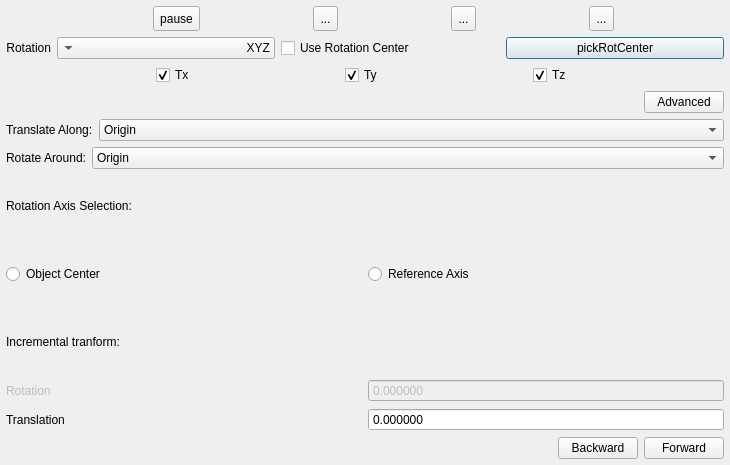
<?xml version="1.0" encoding="UTF-8"?>
<ui version="4.0">
 <class>GraphicalTransformationDlg</class>
 <widget class="QDialog" name="GraphicalTransformationDlg">
  <property name="geometry">
   <rect>
    <x>0</x>
    <y>0</y>
    <width>730</width>
    <height>465</height>
   </rect>
  </property>
  <property name="sizePolicy">
   <sizepolicy hsizetype="Maximum" vsizetype="Maximum">
    <horstretch>0</horstretch>
    <verstretch>0</verstretch>
   </sizepolicy>
  </property>
  <property name="windowTitle">
   <string>Graphical Transformation</string>
  </property>
  <layout class="QVBoxLayout" name="verticalLayout">
   <property name="sizeConstraint">
    <enum>QLayout::SetDefaultConstraint</enum>
   </property>
   <property name="leftMargin">
    <number>6</number>
   </property>
   <property name="topMargin">
    <number>6</number>
   </property>
   <property name="rightMargin">
    <number>6</number>
   </property>
   <property name="bottomMargin">
    <number>6</number>
   </property>
   <item>
    <widget class="QFrame" name="frame">
     <property name="sizePolicy">
      <sizepolicy hsizetype="Expanding" vsizetype="Maximum">
       <horstretch>0</horstretch>
       <verstretch>0</verstretch>
      </sizepolicy>
     </property>
     <layout class="QHBoxLayout" name="horizontalLayout">
      <property name="leftMargin">
       <number>0</number>
      </property>
      <property name="topMargin">
       <number>0</number>
      </property>
      <property name="rightMargin">
       <number>0</number>
      </property>
      <property name="bottomMargin">
       <number>0</number>
      </property>
      <item>
       <spacer name="horizontalSpacer">
        <property name="orientation">
         <enum>Qt::Horizontal</enum>
        </property>
        <property name="sizeType">
         <enum>QSizePolicy::Preferred</enum>
        </property>
        <property name="sizeHint" stdset="0">
         <size>
          <width>40</width>
          <height>20</height>
         </size>
        </property>
       </spacer>
      </item>
      <item>
       <widget class="QToolButton" name="pauseButton">
        <property name="minimumSize">
         <size>
          <width>25</width>
          <height>25</height>
         </size>
        </property>
        <property name="toolTip">
         <string>Pause transformation (allow rotation/panning of 3D view)</string>
        </property>
        <property name="statusTip">
         <string>Pause transformation (allow rotation/panning of 3D view)</string>
        </property>
        <property name="text">
         <string>pause</string>
        </property>
        <property name="icon">
         <iconset resource="../icons.qrc">
          <normaloff>:/CC/images/smallPause.png</normaloff>:/CC/images/smallPause.png</iconset>
        </property>
        <property name="checkable">
         <bool>true</bool>
        </property>
        <property name="checked">
         <bool>false</bool>
        </property>
       </widget>
      </item>
      <item>
       <widget class="QToolButton" name="razButton">
        <property name="minimumSize">
         <size>
          <width>25</width>
          <height>25</height>
         </size>
        </property>
        <property name="text">
         <string notr="true">...</string>
        </property>
        <property name="icon">
         <iconset resource="../icons.qrc">
          <normaloff>:/CC/images/smallReset.png</normaloff>:/CC/images/smallReset.png</iconset>
        </property>
       </widget>
      </item>
      <item>
       <widget class="QToolButton" name="okButton">
        <property name="minimumSize">
         <size>
          <width>25</width>
          <height>25</height>
         </size>
        </property>
        <property name="text">
         <string notr="true">...</string>
        </property>
        <property name="icon">
         <iconset resource="../icons.qrc">
          <normaloff>:/CC/images/smallValidate.png</normaloff>:/CC/images/smallValidate.png</iconset>
        </property>
       </widget>
      </item>
      <item>
       <widget class="QToolButton" name="cancelButton">
        <property name="minimumSize">
         <size>
          <width>25</width>
          <height>25</height>
         </size>
        </property>
        <property name="text">
         <string notr="true">...</string>
        </property>
        <property name="icon">
         <iconset resource="../icons.qrc">
          <normaloff>:/CC/images/smallCancel.png</normaloff>:/CC/images/smallCancel.png</iconset>
        </property>
       </widget>
      </item>
     </layout>
    </widget>
   </item>
   <item>
    <layout class="QHBoxLayout" name="horizontalLayout_2">
     <item>
      <widget class="QLabel" name="label">
       <property name="sizePolicy">
        <sizepolicy hsizetype="Maximum" vsizetype="Preferred">
         <horstretch>0</horstretch>
         <verstretch>0</verstretch>
        </sizepolicy>
       </property>
       <property name="text">
        <string>Rotation</string>
       </property>
       <property name="alignment">
        <set>Qt::AlignRight|Qt::AlignTrailing|Qt::AlignVCenter</set>
       </property>
      </widget>
     </item>
     <item>
      <widget class="QComboBox" name="rotComboBox">
       <property name="sizePolicy">
        <sizepolicy hsizetype="Preferred" vsizetype="Fixed">
         <horstretch>0</horstretch>
         <verstretch>0</verstretch>
        </sizepolicy>
       </property>
       <property name="toolTip">
        <string/>
       </property>
       <property name="layoutDirection">
        <enum>Qt::RightToLeft</enum>
       </property>
       <item>
        <property name="text">
         <string notr="true">XYZ</string>
        </property>
       </item>
       <item>
        <property name="text">
         <string notr="true">X</string>
        </property>
       </item>
       <item>
        <property name="text">
         <string notr="true">Y</string>
        </property>
       </item>
       <item>
        <property name="text">
         <string notr="true">Z</string>
        </property>
       </item>
       <item>
        <property name="text">
         <string>None</string>
        </property>
       </item>
      </widget>
     </item>
     <item>
      <widget class="QCheckBox" name="toggleRotCenter">
       <property name="toolTip">
        <string>Toggle between custom rotation center and bounding box center</string>
       </property>
       <property name="text">
        <string>Use Rotation Center</string>
       </property>
      </widget>
     </item>
     <item>
      <widget class="QPushButton" name="pickRotCenter">
       <property name="text">
        <string>pickRotCenter</string>
       </property>
      </widget>
     </item>
    </layout>
   </item>
   <item>
    <layout class="QHBoxLayout" name="horizontalLayout_3">
     <property name="spacing">
      <number>0</number>
     </property>
     <item>
      <widget class="QCheckBox" name="TxCheckBox">
       <property name="sizePolicy">
        <sizepolicy hsizetype="Maximum" vsizetype="Fixed">
         <horstretch>0</horstretch>
         <verstretch>0</verstretch>
        </sizepolicy>
       </property>
       <property name="text">
        <string notr="true">Tx</string>
       </property>
       <property name="checked">
        <bool>true</bool>
       </property>
      </widget>
     </item>
     <item>
      <widget class="QCheckBox" name="TyCheckBox">
       <property name="sizePolicy">
        <sizepolicy hsizetype="Maximum" vsizetype="Fixed">
         <horstretch>0</horstretch>
         <verstretch>0</verstretch>
        </sizepolicy>
       </property>
       <property name="text">
        <string notr="true">Ty</string>
       </property>
       <property name="checked">
        <bool>true</bool>
       </property>
      </widget>
     </item>
     <item>
      <widget class="QCheckBox" name="TzCheckBox">
       <property name="sizePolicy">
        <sizepolicy hsizetype="Maximum" vsizetype="Fixed">
         <horstretch>0</horstretch>
         <verstretch>0</verstretch>
        </sizepolicy>
       </property>
       <property name="text">
        <string notr="true">Tz</string>
       </property>
       <property name="checked">
        <bool>true</bool>
       </property>
      </widget>
     </item>
    </layout>
   </item>
   <item>
    <layout class="QHBoxLayout" name="horizontalLayout_4">
     <item>
      <spacer name="horizontalSpacer_4">
       <property name="orientation">
        <enum>Qt::Horizontal</enum>
       </property>
       <property name="sizeHint" stdset="0">
        <size>
         <width>40</width>
         <height>20</height>
        </size>
       </property>
      </spacer>
     </item>
     <item>
      <widget class="QPushButton" name="advPushButton">
       <property name="text">
        <string>Advanced</string>
       </property>
       <property name="checkable">
        <bool>true</bool>
       </property>
      </widget>
     </item>
    </layout>
   </item>
   <item>
    <layout class="QHBoxLayout" name="horizontalLayout_5" stretch="0,0">
     <item>
      <widget class="QLabel" name="translateLabel">
       <property name="text">
        <string>Translate Along:</string>
       </property>
      </widget>
     </item>
     <item>
      <widget class="QComboBox" name="advTranslateComboBox">
       <property name="sizePolicy">
        <sizepolicy hsizetype="MinimumExpanding" vsizetype="Fixed">
         <horstretch>0</horstretch>
         <verstretch>0</verstretch>
        </sizepolicy>
       </property>
       <item>
        <property name="text">
         <string>Origin</string>
        </property>
       </item>
      </widget>
     </item>
    </layout>
   </item>
   <item>
    <layout class="QHBoxLayout" name="horizontalLayout_6">
     <item>
      <widget class="QLabel" name="rotateLabel">
       <property name="sizePolicy">
        <sizepolicy hsizetype="Minimum" vsizetype="Preferred">
         <horstretch>0</horstretch>
         <verstretch>0</verstretch>
        </sizepolicy>
       </property>
       <property name="text">
        <string>Rotate Around:</string>
       </property>
      </widget>
     </item>
     <item>
      <widget class="QComboBox" name="advRotateComboBox">
       <property name="sizePolicy">
        <sizepolicy hsizetype="MinimumExpanding" vsizetype="Fixed">
         <horstretch>0</horstretch>
         <verstretch>0</verstretch>
        </sizepolicy>
       </property>
       <item>
        <property name="text">
         <string>Origin</string>
        </property>
       </item>
      </widget>
     </item>
    </layout>
   </item>
   <item>
    <widget class="QLabel" name="rotAxisLabel">
     <property name="sizePolicy">
      <sizepolicy hsizetype="Preferred" vsizetype="Preferred">
       <horstretch>0</horstretch>
       <verstretch>0</verstretch>
      </sizepolicy>
     </property>
     <property name="text">
      <string>Rotation Axis Selection:</string>
     </property>
    </widget>
   </item>
   <item>
    <layout class="QHBoxLayout" name="horizontalLayout_7">
     <item>
      <widget class="QRadioButton" name="objCenterRadio">
       <property name="sizePolicy">
        <sizepolicy hsizetype="Preferred" vsizetype="Preferred">
         <horstretch>0</horstretch>
         <verstretch>0</verstretch>
        </sizepolicy>
       </property>
       <property name="text">
        <string>Object Center</string>
       </property>
      </widget>
     </item>
     <item>
      <widget class="QRadioButton" name="refAxisRadio">
       <property name="sizePolicy">
        <sizepolicy hsizetype="Preferred" vsizetype="Preferred">
         <horstretch>0</horstretch>
         <verstretch>0</verstretch>
        </sizepolicy>
       </property>
       <property name="text">
        <string>Reference Axis</string>
       </property>
      </widget>
     </item>
    </layout>
   </item>
   <item>
    <widget class="QLabel" name="IncrementalTransformLabel">
     <property name="text">
      <string>Incremental tranform:</string>
     </property>
    </widget>
   </item>
   <item>
    <layout class="QHBoxLayout" name="horizontalLayout_8">
     <item>
      <widget class="QLabel" name="incrementalRotLabel">
       <property name="enabled">
        <bool>false</bool>
       </property>
       <property name="text">
        <string>Rotation</string>
       </property>
      </widget>
     </item>
     <item>
      <widget class="QDoubleSpinBox" name="incrementalRotSpin">
       <property name="enabled">
        <bool>false</bool>
       </property>
       <property name="readOnly">
        <bool>false</bool>
       </property>
       <property name="buttonSymbols">
        <enum>QAbstractSpinBox::NoButtons</enum>
       </property>
       <property name="decimals">
        <number>6</number>
       </property>
       <property name="minimum">
        <double>-10000000.000000000000000</double>
       </property>
       <property name="maximum">
        <double>100000000.000000000000000</double>
       </property>
       <property name="stepType">
        <enum>QAbstractSpinBox::AdaptiveDecimalStepType</enum>
       </property>
      </widget>
     </item>
    </layout>
   </item>
   <item>
    <layout class="QHBoxLayout" name="horizontalLayout_9">
     <item>
      <widget class="QLabel" name="incrementalTransLabel">
       <property name="text">
        <string>Translation</string>
       </property>
      </widget>
     </item>
     <item>
      <widget class="QDoubleSpinBox" name="incrementalTransSpin">
       <property name="enabled">
        <bool>true</bool>
       </property>
       <property name="readOnly">
        <bool>false</bool>
       </property>
       <property name="buttonSymbols">
        <enum>QAbstractSpinBox::NoButtons</enum>
       </property>
       <property name="decimals">
        <number>6</number>
       </property>
       <property name="minimum">
        <double>-10000000.000000000000000</double>
       </property>
       <property name="maximum">
        <double>100000000.000000000000000</double>
       </property>
       <property name="stepType">
        <enum>QAbstractSpinBox::AdaptiveDecimalStepType</enum>
       </property>
      </widget>
     </item>
    </layout>
   </item>
   <item>
    <layout class="QHBoxLayout" name="horizontalLayout_11">
     <item>
      <spacer name="horizontalSpacer_2">
       <property name="orientation">
        <enum>Qt::Horizontal</enum>
       </property>
       <property name="sizeHint" stdset="0">
        <size>
         <width>40</width>
         <height>20</height>
        </size>
       </property>
      </spacer>
     </item>
     <item>
      <widget class="QPushButton" name="incrementalBackwardButton">
       <property name="toolTip">
        <string>Incremental transform: transform backward</string>
       </property>
       <property name="text">
        <string>Backward</string>
       </property>
       <property name="shortcut">
        <string>Left</string>
       </property>
      </widget>
     </item>
     <item>
      <widget class="QPushButton" name="incrementalForwardButton">
       <property name="toolTip">
        <string comment="Incremental transform: transform forward "/>
       </property>
       <property name="text">
        <string>Forward</string>
       </property>
       <property name="shortcut">
        <string>Right</string>
       </property>
      </widget>
     </item>
    </layout>
   </item>
  </layout>
  <action name="actionPickRotationCenter">
   <property name="icon">
    <iconset resource="../icons.qrc">
     <normaloff>:/CC/images/ccPickCenter.png</normaloff>:/CC/images/ccPickCenter.png</iconset>
   </property>
   <property name="text">
    <string>Pick rotation center</string>
   </property>
   <property name="shortcut">
    <string>P</string>
   </property>
   <property name="shortcutContext">
    <enum>Qt::ApplicationShortcut</enum>
   </property>
  </action>
 </widget>
 <resources>
  <include location="../icons.qrc"/>
 </resources>
 <connections/>
</ui>
